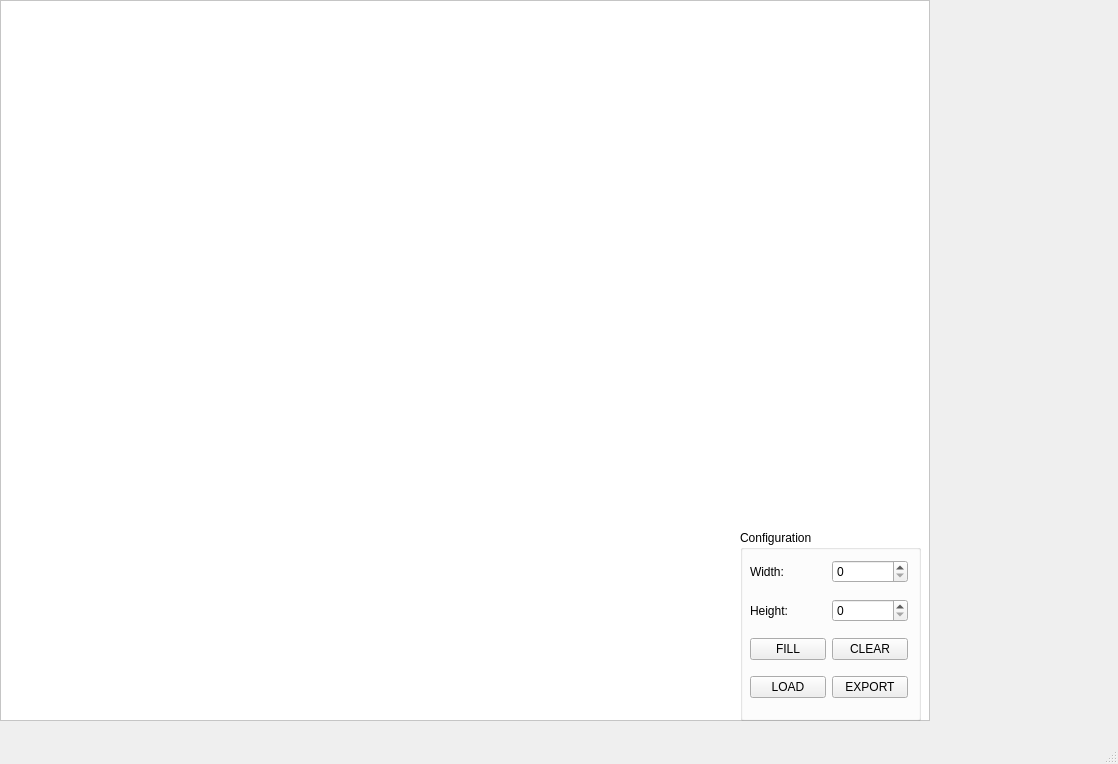
<?xml version="1.0" encoding="UTF-8"?>
<ui version="4.0">
 <class>MainWindow</class>
 <widget class="QMainWindow" name="MainWindow">
  <property name="geometry">
   <rect>
    <x>0</x>
    <y>0</y>
    <width>1118</width>
    <height>764</height>
   </rect>
  </property>
  <property name="windowTitle">
   <string>MainWindow</string>
  </property>
  <property name="tabShape">
   <enum>QTabWidget::Rounded</enum>
  </property>
  <widget class="QWidget" name="centralwidget">
   <widget class="QGroupBox" name="groupBox">
    <property name="geometry">
     <rect>
      <x>740</x>
      <y>530</y>
      <width>181</width>
      <height>191</height>
     </rect>
    </property>
    <property name="sizePolicy">
     <sizepolicy hsizetype="Fixed" vsizetype="Fixed">
      <horstretch>0</horstretch>
      <verstretch>0</verstretch>
     </sizepolicy>
    </property>
    <property name="title">
     <string>Configuration</string>
    </property>
    <widget class="QWidget" name="gridLayoutWidget">
     <property name="geometry">
      <rect>
       <x>10</x>
       <y>20</y>
       <width>158</width>
       <height>161</height>
      </rect>
     </property>
     <layout class="QGridLayout" name="gridLayout">
      <item row="3" column="2">
       <widget class="QPushButton" name="clearButton">
        <property name="text">
         <string>CLEAR</string>
        </property>
       </widget>
      </item>
      <item row="1" column="1">
       <widget class="QLabel" name="label_2">
        <property name="text">
         <string>Height:</string>
        </property>
       </widget>
      </item>
      <item row="1" column="2">
       <widget class="QSpinBox" name="heightBox">
        <property name="maximum">
         <number>100</number>
        </property>
       </widget>
      </item>
      <item row="4" column="2">
       <widget class="QPushButton" name="exportButton">
        <property name="text">
         <string>EXPORT</string>
        </property>
       </widget>
      </item>
      <item row="4" column="1">
       <widget class="QPushButton" name="loadButton">
        <property name="text">
         <string>LOAD</string>
        </property>
       </widget>
      </item>
      <item row="3" column="1">
       <widget class="QPushButton" name="fillButton">
        <property name="text">
         <string>FILL</string>
        </property>
       </widget>
      </item>
      <item row="0" column="2">
       <widget class="QSpinBox" name="widthBox">
        <property name="maximum">
         <number>100</number>
        </property>
       </widget>
      </item>
      <item row="0" column="1">
       <widget class="QLabel" name="label">
        <property name="text">
         <string>Width:</string>
        </property>
       </widget>
      </item>
     </layout>
    </widget>
   </widget>
   <widget class="QFrame" name="frame">
    <property name="geometry">
     <rect>
      <x>0</x>
      <y>0</y>
      <width>930</width>
      <height>721</height>
     </rect>
    </property>
    <property name="cursor">
     <cursorShape>ArrowCursor</cursorShape>
    </property>
    <property name="autoFillBackground">
     <bool>false</bool>
    </property>
    <property name="styleSheet">
     <string notr="true">background-color : #fff</string>
    </property>
    <property name="frameShape">
     <enum>QFrame::StyledPanel</enum>
    </property>
    <property name="frameShadow">
     <enum>QFrame::Raised</enum>
    </property>
    <property name="lineWidth">
     <number>10</number>
    </property>
    <property name="midLineWidth">
     <number>50</number>
    </property>
   </widget>
   <zorder>frame</zorder>
   <zorder>groupBox</zorder>
  </widget>
  <widget class="QMenuBar" name="menubar">
   <property name="geometry">
    <rect>
     <x>0</x>
     <y>0</y>
     <width>1118</width>
     <height>21</height>
    </rect>
   </property>
  </widget>
  <widget class="QStatusBar" name="statusbar"/>
 </widget>
 <resources/>
 <connections/>
</ui>
